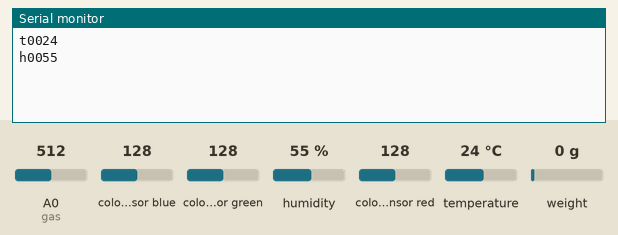
The sketch below on a simulated Arduino Uno, built with avr-gcc and run on an emulated ATmega328P. On the bench: the last lines printed to the serial monitor. Wiring (inferred from the names in the program): TCS3200 colour sensor: output pin 9; S2 pin 7; S3 pin 8; S0 pin 5; S1 pin 6. Inputs (shaded band) come from the test bench; at power-on: colour sensor green 128, humidity 55 %, A0 (gas) = 512, colour sensor blue 128, colour sensor red 128, temperature 24 °C, weight on the scale 0 g.

Above: at 2.2 s.
2.3 s: colour sensor green set to 191
At 3.0 s:
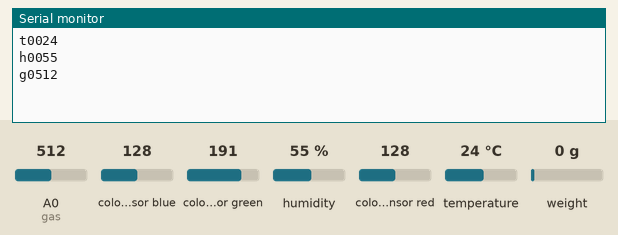
5.0 s: humidity set to 22 %
At 8.7 s:
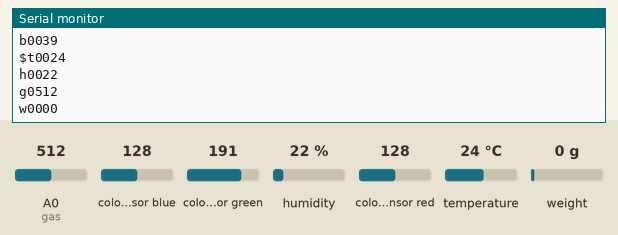
11.2 s: A0 (gas) set to 30
At 14.5 s:
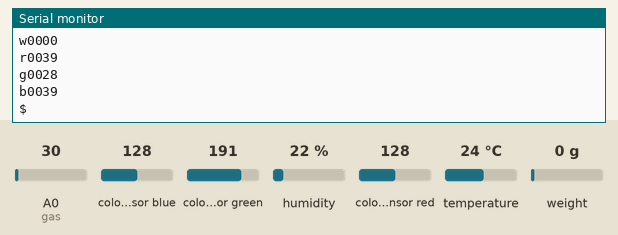
Timing chart, 0 to 16.0 s (numbered marks = the images above; inputs shaded):
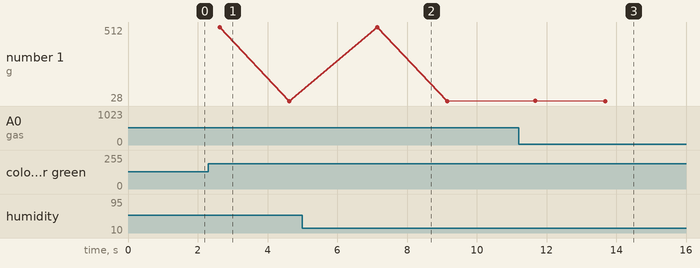

The sketch:

karthik_uno.ino
```cpp
void split(unsigned long int);
#include <HX711.h>
const int SCALE_DOUT_PIN = 4;
const int SCALE_SCK_PIN = 3;
#define calibration_factor -13107.0
HX711 scale(SCALE_DOUT_PIN, SCALE_SCK_PIN);

//color sensor
const int s0 = 5;
const int s1 = 6;
const int s2 = 7;
const int s3 = 8;
const int out =9;

unsigned long int red = 0;
unsigned long int green = 0;
unsigned long int blue = 0;


//DHT SENSOR INITIALIZATION
#include "DHT.h"
#define DHTPIN 2
#define DHTTYPE DHT11
unsigned long int temp, humid;
DHT dht(DHTPIN, DHTTYPE);

unsigned long int gasValue;
unsigned long int bufftemp = 0, buffhum = 0,wit =0;
#define gas A0

//const char* host = "192.185.129.109";

char server[] = "www.1croreads.com";
String buff;
//WiFiClient client;
String  pump =""; // pump received from Android device


void setup()
{
//weight data
  scale.set_scale(calibration_factor);// <- set here calibration factor!!!
  scale.tare();

  //color sensor
  pinMode(s0, OUTPUT);
  pinMode(s1, OUTPUT);
  pinMode(s2, OUTPUT);
  pinMode(s3, OUTPUT);
  pinMode(out, INPUT);

  digitalWrite(s0, HIGH);
  digitalWrite(s1, HIGH);

  //other data
  pinMode(gas, INPUT);

  Serial.begin(9600);
//  WiFi.mode(WIFI_OFF);                    //Prevents reconnection issue (taking too long to connect)
//  delay(1000);
//  WiFi.mode(WIFI_STA);                      //This line hides the viewing of ESP as wifi hotspot
//  WiFi.begin(ssid, password);               //Connect to your WiFi router
//  Serial.println("");
//  Serial.print("Connecting");
//  // Wait for connection
//  while (WiFi.status() != WL_CONNECTED)
//  {
//    delay(500);
//    Serial.print(".");
//  }

  //If connection successful show IP address in serial monitor
//  Serial.println("");
//  Serial.print("Connected to ");
//  Serial.println(ssid);
//  Serial.print("IP address: ");
//  Serial.println(WiFi.localIP());  //IP address assigned to your ESP
}


void loop()
{
  print_value();
  gas_sensor();
  weight();
  color();
  Serial.println();
  Serial.print('r');
  split(red);
  Serial.print('g');
  split(green);
  Serial.print('b');
  split(blue);


  if (red < blue && red < green && red < 20)
  {
   Serial.print('*');

  }

  else if (blue < red && blue < green)
  {
   Serial.print('#');

  }

  else if (green < red && green < blue)
  {
   Serial.print('$');

  }
  else{

  }
  delay(300);


}


//void Sending_To_DB()   //CONNECTING WITH MYSQL
//{
//  if (client.connect(server, 80)) {
//    Serial.println("connected");
//    String url = "http://1croreads.com/test-gas/get.php?";
//
//    url += "&s1=";
//    url += temp;
//    url += "&s2=";
//    url += humid;
//    url += "&s3=";
//    url += gasValue;
//    url += "s4=";
//    url += wit;
//    //Serial.println(level);
//    //url += rfid;
//    // This will send the request to the server
//    Serial.print("Requesting URL: ");
//    Serial.println(url);
//    client.print(String("GET ") + url + " HTTP/1.1\r\n" +
//                 "Host: " + server + "\r\n" +
//                 "Connection: close\r\n\r\n");
//  }
//  else {
//    // if you didn't get a connection to the server:
//    Serial.println("connection failed");
//  }
//  client.stop();
//}


//FUNCTION OF SENSOR

void print_value()
{
  //float temp, humid;
  temp = dht.readTemperature();
  humid = dht.readHumidity();
  Serial.print('t');
  split(temp);
  Serial.print('h');
  split(humid);
  delay(1000);
//  Sending_To_DB();
}
void gas_sensor()
{
      //int gasValue;
      gasValue=analogRead(gas);
      Serial.print('g');
      split(gasValue);
      delay(500);
//      Sending_To_DB();
  }

  void weight(){
      float wit = scale.get_units()*100;
       Serial.print('w');
       split(wit);
      delay(500);
//      Sending_To_DB();

  }

void color()
{
  digitalWrite(s2, LOW);
  digitalWrite(s3, LOW);
  //count OUT, pRed, RED
  red = pulseIn(out, digitalRead(out) == HIGH ? LOW : HIGH);
  digitalWrite(s3, HIGH);
  //count OUT, pBLUE, BLUE
  blue = pulseIn(out, digitalRead(out) == HIGH ? LOW : HIGH);
  digitalWrite(s2, HIGH);
  //count OUT, pGreen, GREEN
  green = pulseIn(out, digitalRead(out) == HIGH ? LOW : HIGH);
}


void split(unsigned long int x)
{
unsigned long int d1,d2,d3,d4,d5,d6,d7,d8,d9,d10;
unsigned long int remainder;
unsigned long int num;
unsigned long int joined_value;

  num = x;


    d4 = num%10;   //  reminder = 4
    num = num/10;         // num = 123

d3 = num%10;   //  reminder = 3
    num = num/10;         // num = 12

d2 = num%10;   //  reminder = 2
    num = num/10;         // num = 1

d1 = num%10;   //  reminder = 1
    num = num/10;         // num = 0


Serial.write(d1+0x30);
Serial.write(d2+0x30);
Serial.write(d3+0x30);
Serial.write(d4+0x30);

Serial.println("");

delay(300);

}
```

Measured:
- after the input at 5.0 s, the serial monitor: prints a new line after 0.85 s (image 2)
- after the input at 11.2 s, the serial monitor: prints a new line after 0.48 s (image 3)
